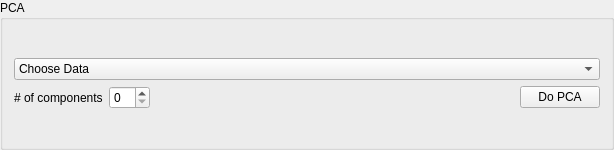
<?xml version="1.0" encoding="UTF-8"?>
<ui version="4.0">
 <class>pca</class>
 <widget class="QGroupBox" name="pca">
  <property name="geometry">
   <rect>
    <x>0</x>
    <y>0</y>
    <width>614</width>
    <height>150</height>
   </rect>
  </property>
  <property name="minimumSize">
   <size>
    <width>600</width>
    <height>150</height>
   </size>
  </property>
  <property name="maximumSize">
   <size>
    <width>16777215</width>
    <height>150</height>
   </size>
  </property>
  <property name="windowTitle">
   <string>PCA</string>
  </property>
  <property name="title">
   <string>PCA</string>
  </property>
  <layout class="QVBoxLayout" name="verticalLayout_2">
   <item>
    <layout class="QVBoxLayout" name="pca_vlayout">
     <item>
      <widget class="QComboBox" name="pca_choose_data">
       <item>
        <property name="text">
         <string>Choose Data</string>
        </property>
       </item>
       <item>
        <property name="text">
         <string>Known Data</string>
        </property>
       </item>
      </widget>
     </item>
     <item>
      <layout class="QHBoxLayout" name="pca_hlayout">
       <item>
        <widget class="QLabel" name="pca_nc_label">
         <property name="text">
          <string># of components</string>
         </property>
        </widget>
       </item>
       <item>
        <widget class="QSpinBox" name="pca_nc"/>
       </item>
       <item>
        <spacer name="pca_spacer">
         <property name="orientation">
          <enum>Qt::Horizontal</enum>
         </property>
         <property name="sizeHint" stdset="0">
          <size>
           <width>40</width>
           <height>20</height>
          </size>
         </property>
        </spacer>
       </item>
       <item>
        <widget class="QPushButton" name="pca_button">
         <property name="text">
          <string>Do PCA</string>
         </property>
        </widget>
       </item>
      </layout>
     </item>
    </layout>
   </item>
  </layout>
 </widget>
 <resources/>
 <connections/>
</ui>
